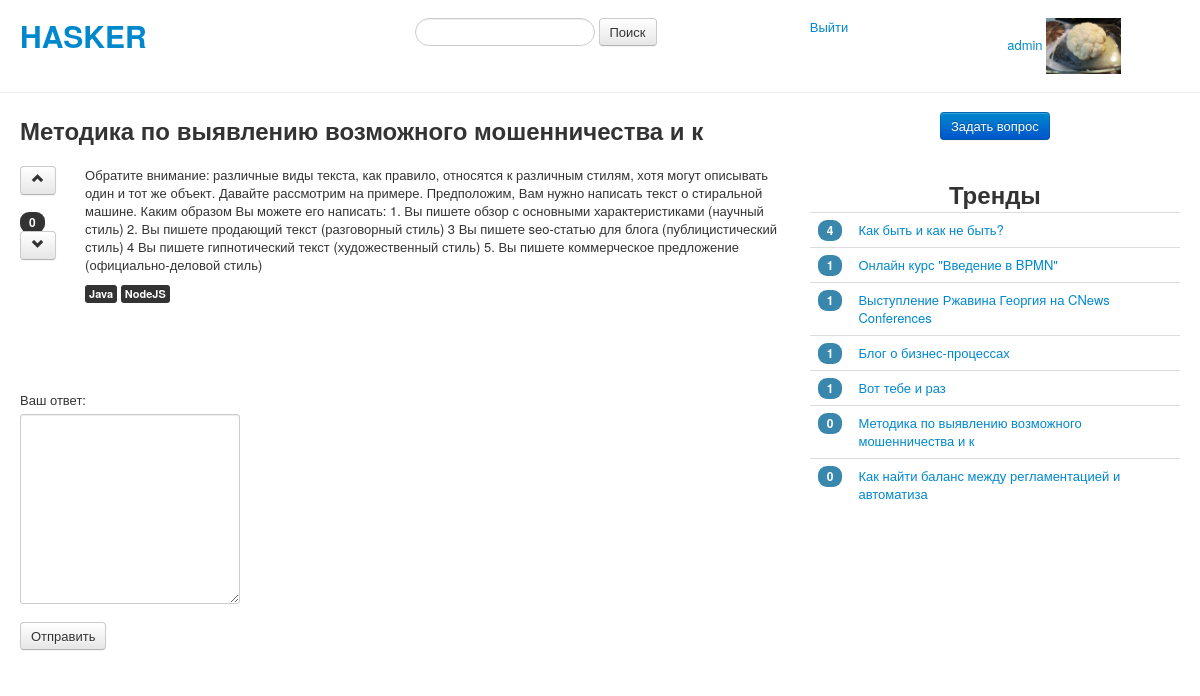
/question/5/ (signed in), run on an earlier commit of the app's database.
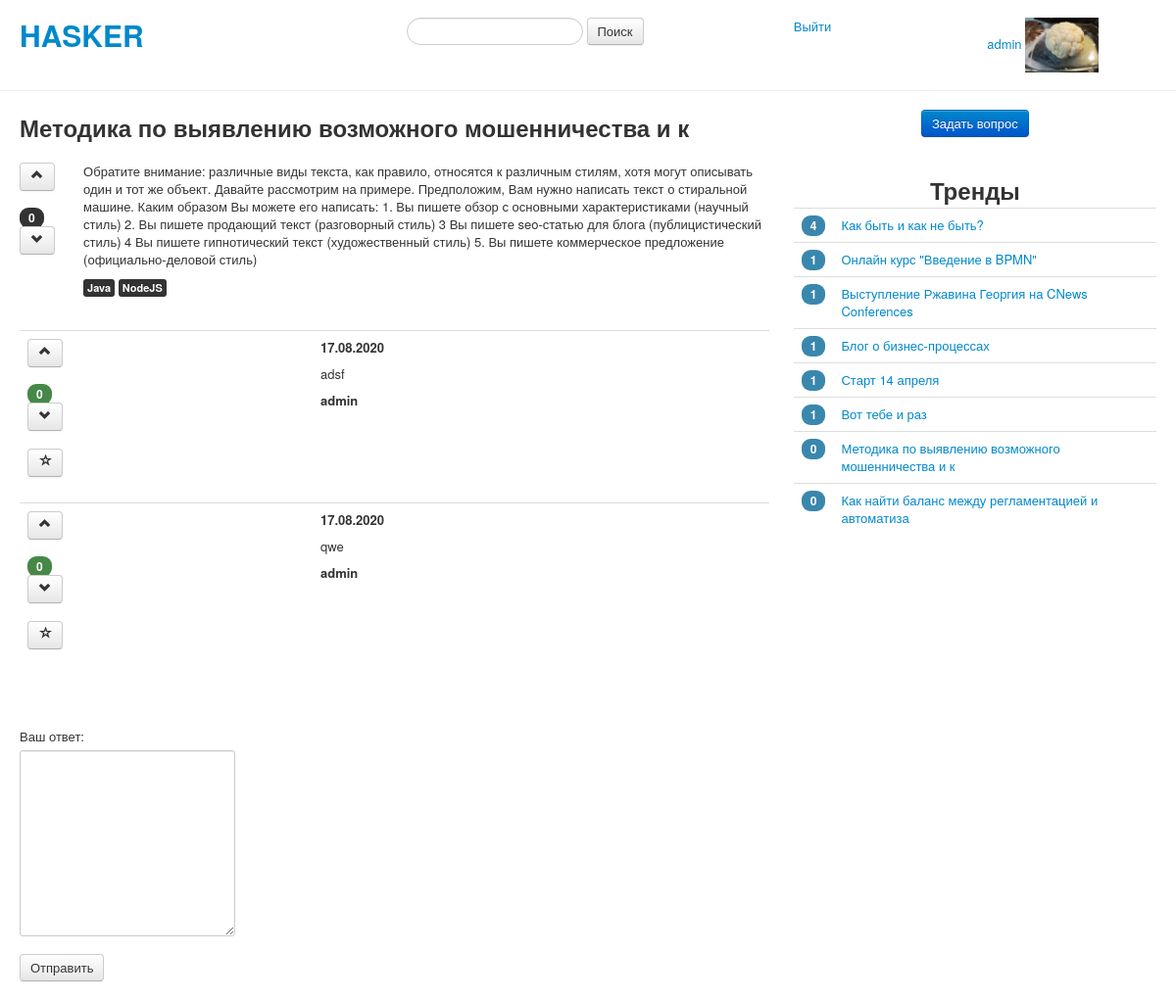
And on a later commit of the database.
### questions/models.py (models this page shows, shortened)
class Questions(models.Model):
    class Meta:
        verbose_name = 'Question'
        verbose_name_plural = 'Questions'
    title = models.CharField(max_length=50, verbose_name='Заголовок')
    body = models.TextField(verbose_name='Текст вопроса')
    author = models.ForeignKey(
        User,
        on_delete=models.DO_NOTHING
    )
    create_date = models.DateTimeField(auto_now_add=True)
    tags = models.ManyToManyField(Tags)

class Tags(models.Model):
    class Meta:
        verbose_name = 'Tag'
        verbose_name_plural = 'Tags'
    name = models.CharField(max_length=50)

class Answers(models.Model):
    class Meta:
        verbose_name = 'Answer'
        verbose_name_plural = 'Answers'
    body = models.TextField(max_length=1000, verbose_name='Ваш ответ')
    author = models.ForeignKey(
        User,
        on_delete=models.DO_NOTHING
    )
    create_date = models.DateTimeField(auto_now_add=True)
    correct = models.BooleanField(blank=True)
    question = models.ForeignKey(
        Questions,
        on_delete=models.CASCADE,
    )

### questions/views.py (the view, shortened to what this page needs)
# urls.py: path('question/<int:pk>/', QuestionView.as_view(), name='questionview'),
class QuestionView(ListView):
    model = Answers
    template_name = 'questions/question_detail.html'
    paginate_by = 30
    def get_queryset(self):
        self.question = get_object_or_404(Questions, pk=self.kwargs.get('pk'))
        queryset = Answers.objects.filter(question=self.question).annotate(count=Count('answervotes')).order_by('-count', '-create_date')
        return queryset
    def get_context_data(self, **kwargs):
        context = super().get_context_data(**kwargs)
        number_question_votes = QuestionVotes.objects.filter(question=self.question).count()
        context['number_question_votes'] = number_question_votes
        context['question'] = self.question
        if self.request.user.is_authenticated:
            profile = UserProfile.objects.get(user=self.request.user)
            context['photo'] = profile.photo
            if self.request.user != self.question.author:
                context['disabled_correct_answer'] = 'disabled'
        else:
            context['disabled_correct_answer'] = 'disabled'
            context['disabled'] = 'disabled'
        form = AnswerCreateForm()
        context['form'] = form
        tag = self.request.GET.get('tag')
        if tag:
            context['tag_value'] = f'tag:{tag}'
        get_trends(context)
        return context

### questions/forms.py
class AnswerCreateForm(forms.ModelForm):
    class Meta:
        model = Answers
        fields = ['body']

### questions/views.py (called while the page is built)
def get_trends(context: dict):
    trends = Questions.objects.annotate(count=Count('questionvotes')).order_by('-count')[:20]
    context['trends'] = trends

### questions/templates/questions/question_detail.html (shortened to what this page needs)
{% extends 'base.html'%}
{% block leftbody %}
    <h2>{{ question.title }}</h2>
    <br>
    <div class="row-fluid">
        <div class="span1">
            <form action="{% url 'questions:questionvote' question.id %}">
                <button class="btn" type="submit" {{ disabled }}><i class="icon-chevron-up"></i></button>
            </form>
            <span class="badge badge-inverse">{{ number_question_votes }}</span>
            <form action="{% url 'questions:questionunvote' question.id %}">
                <button class="btn" type="submit" {{ disabled }}><i class="icon-chevron-down"></i></button>
            </form>
        </div>
        <div class="span11">
            <p>{{ question.body }}</p>
            {% for tag in question.tags.all %}
                <a href="?page={{ page_obj.number }}&tag={{ tag.name }}">
                    <span class="label label-inverse">{{ tag.name }}</span>
                </a>
            {% endfor %}
        </div>
    </div>
    <br><br>
    <table class="table">
          {% load getvalue %}
          <tbody>
          {% for value in object_list %}
                <tr>
                     <td>
                         <form action="{% url 'questions:answervote' question.id value.id %}">
                             <button class="btn" type="submit" {{ disabled }}><i class="icon-chevron-up" ></i></button>
                         </form>
                         <span class="badge badge-success">{{ value.count }}</span>
                         <form action="{% url 'questions:answerunvote' question.id value.id %}">
                             <button class="btn" type="submit" {{ disabled }}><i class="icon-chevron-down"></i></button>
                         </form>
                         <form action="{% url 'questions:setcorrectanswer' question.id value.id %}">
                             <button class="btn" type="submit" {{ disabled_correct_answer }}>
                                 {% if value.correct %}
                                 <i class="icon-star">
                                 {% else %}
                                 <i class="icon-star-empty">
                                 {% endif %}
                                 </i>
                             </button>
                         </form>
                    </td>
                     <td>
                         <p><strong>{{ value.create_date|date:"d.m.Y" }}</strong></p>
                         <p>{{ value.body }}</p>
                         <p><strong>{{ value.author.username }}</strong></p>
                     </td>
                </tr>
          {%  endfor %}
          </tbody>
    </table>
    {% if user.is_authenticated %}
    <br><br>
    <form method="POST" enctype="multipart/form-data">
        {{ form.as_p }}
        <input class="btn" type="submit" value="Отправить">
    </form>
    {% endif %}
{% endblock %}

### questions/templates/base.html (shortened to what this page needs)
<!DOCTYPE html>
<html lang="ru">
<head>
    {% load static %}
    <link href="{% static 'css/bootstrap-responsive.css' %}" rel="stylesheet">
    <link href="{% static 'css/bootstrap.css' %}" rel="stylesheet">
</head>
<body>
    <div class="container-fluid">
        <br>
        <div class="row-fluid">
            <div class="span4">
                <h1><a href="{% url 'questions:index' %}">HASKER</a></h1>
            </div>
            <div class="span4">
                <form class="form-search" method="POST" enctype="multipart/form-data" action="{% url 'questions:searchresult' %}">
                  <input type="text" class="input-medium search-query" name="search_string" value="{{ tag_value }}">
                  <button type="submit" class="btn">Поиск</button>
                </form>
            </div>
            <div class="span2">
                {% if user.is_authenticated %}
                  <a href="{% url 'registration:logout' %}">Выйти</a>
                {% else %}
                  <a href="{% url 'registration:login' %}">Войти</a>
                {% endif %}
            </div>
            <div class="span2">
                {% if user.is_authenticated %}
                    <a href="{% url 'registration:editprofile' %}">{{ user.username }}</a>
                    <img src="{{ photo.url }}" height="75" width="75">
                {% else %}
                    <form action="{% url 'registration:registration' %}">
                        <button class="btn btn-primary" type="submit">Зарегистрироваться</button>
                    </form>
                {% endif %}
            </div>
        </div>
    </div>
    <hr>
    <div class="container-fluid">
      <div class="row-fluid">
        <div class="span8">
            {% block leftbody %}
            {% endblock %}
        </div>
        <div class="span4">
        {% if user.is_authenticated %}
            <div class="pagination-centered">
                 <form action="{% url 'questions:createquestion' %}">
                        <button class="btn btn-primary" type="submit">Задать вопрос</button>
                 </form>
            </div>
        {% endif %}
            <br>
            <div class="pagination-centered">
                <h2>Тренды</h2>
            </div>
            <div>
                 <table class="table">
                    {% for trend in trends %}
                    <tr>
                        <td><span class="badge badge-info">{{ trend.count }}</span></td>
                        <td><a href="{% url 'questions:questionview' trend.id %}">{{ trend.title }}</a></td>
                    </tr>
                    {% endfor %}
                 </table>
            </div>
        </div>
      </div>
    </div>
</body>
</html>

What changed in the data, as far as the page shows it:
added Answers: count "0", correct False (drawn), create_date "17.08.2020", body "adsf", author.username "admin"
added Answers: count "0", correct False (drawn), create_date "17.08.2020", body "qwe", author.username "admin"
added Questions: count "1", title "Старт 14 апреля"
